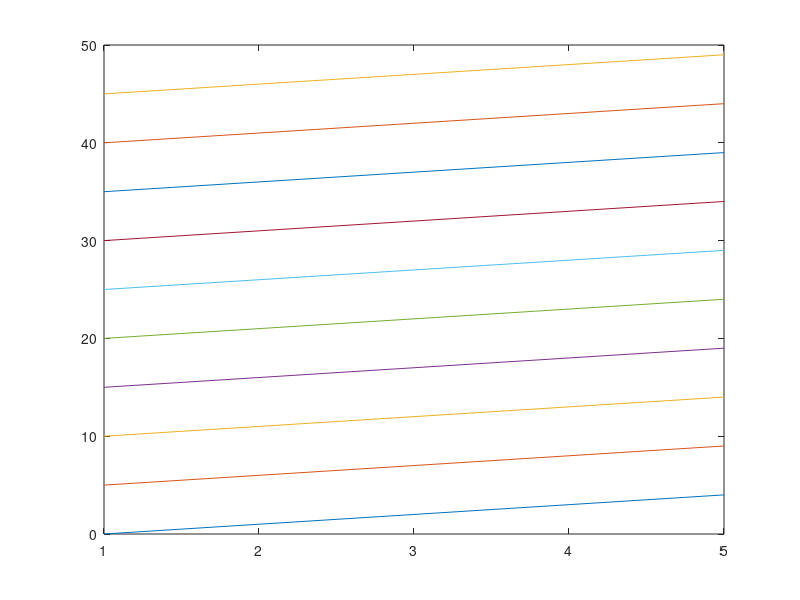

Recreate this plot in MATLAB.
num = 0;
array = zeros(10,5);
for i = 1:10
    for j = 1:5
        array(i,j) = num;
        num = num + 1;
    end
end
plot(transpose(array));